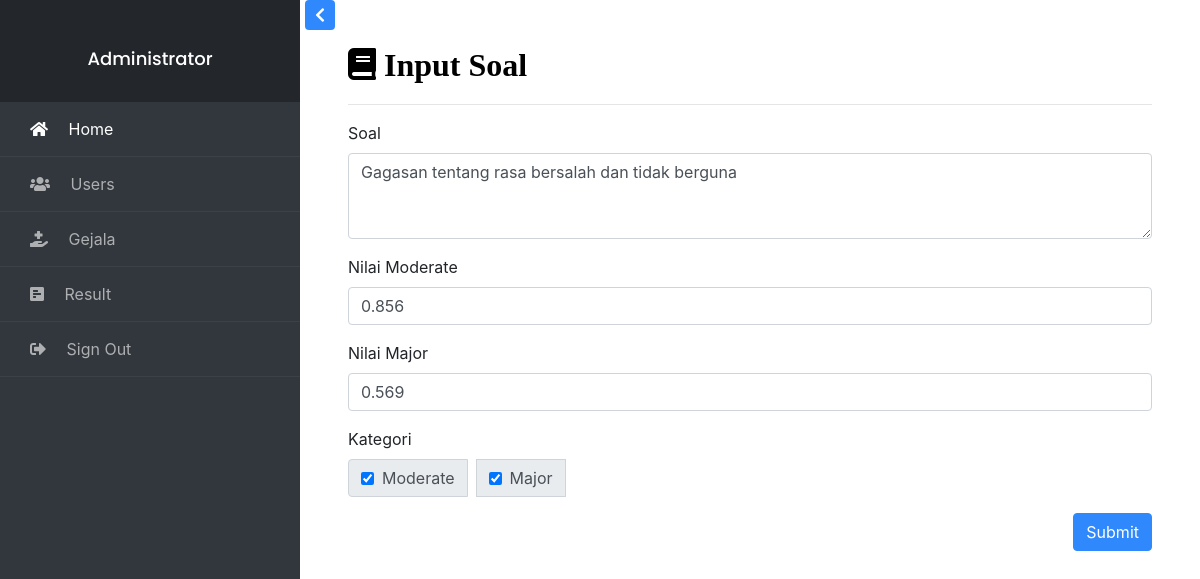
Screenshot of /Admin/editsoal.php?Soalid=2 (signed in) with the database file from the repository.
### tables this page shows
CREATE TABLE `soal` (
  `Soalid` int(11) NOT NULL,
  `Soal` text NOT NULL,
  `Nilai_H1` varchar(12) NOT NULL,
  `Nilai_H2` varchar(12) NOT NULL,
  `Moderate` int(11) NOT NULL,
  `Major` int(11) NOT NULL
);

### Admin/editsoal.php (the view, shortened to what this page needs)
<?php
require('../connected/db.php');
if (isset($_GET['Soalid'])) {
    $id = $_GET['Soalid'];
    $update = mysqli_query($conn, "SELECT * FROM soal WHERE Soalid='$id'");
    if (mysqli_num_rows($update) > 0) {
        while ($row = mysqli_fetch_array($update)) {
            $soal = $row['Soal'];
            $nilai_h1 = $row['Nilai_H1'];
            $nilai_h2 = $row['Nilai_H2'];
            $moderate = $row['Moderate'];
            $major = $row['Major'];
?>
            <!doctype html>
            <html lang="en">
            <head>
                <link rel="stylesheet" href="../assets/fontawesome/css/all.min.css">
                <link rel="stylesheet" href="assets/css/dashboard.css">
                <link rel="stylesheet" href="../assets/bootstrap-4.5.3-dist/css/bootstrap.min.css">
            </head>
            <body>
                <div class="wrapper d-flex align-items-stretch">
                    <nav id="sidebar">
                        <div class="custom-menu">
                            <button type="button" id="sidebarCollapse" class="btn btn-primary">
                            </button>
                        </div>
                        <div class="img bg-wrap text-center py-4" style="background-image: url(../../img/bg.jpg);">
                            <div class="user-logo">
                                <h3>Administrator</h3>
                            </div>
                        </div>
                        <ul class="list-unstyled components mb-5">
                            <li class="active">
                                <a href="dashboard.php"><span class="fas fa-home mr-3"></span> Home</a>
                            </li>
                            <li>
                                <a href="users.php"><span class="fas fa-users mr-3"></span> Users</a>
                            </li>
                            <li>
                                <a href="penyakit.php"><span class="fas fas fa-hand-holding-medical mr-3"></span> Gejala</a>
                            </li>
                            <li>
                                <a href="result.php"><span class="fas fa-poll-h mr-3"></span> Result</a>
                            </li>
                            <li>
                                <a href="logout.php"><span class="fas fa-sign-out-alt mr-3"></span> Sign Out</a>
                            </li>
                        </ul>
                    </nav>
                    <div id="content" class="p-4 p-md-5 pt-5">
                        <h2 class="fas fa-book"> Input Soal</h2>
                        <hr>
                        <form method="POST">
                            <div class="form-group">
                                <label for="soal">Soal</label>
                                <textarea class="form-control" id="soal" name="soal" rows="3"><?= $soal; ?></textarea>
                            </div>
                            <div class="form-group">
                                <label for="nilai">Nilai Moderate</label>
                                <input type="text" class="form-control" id="nilai_h1" name="nilai_h1" value="<?= $nilai_h1; ?>">
                            </div>
                            <div class="form-group">
                                <label for="nilai">Nilai Major</label>
                                <input type="text" class="form-control" id="nilai_h2" name="nilai_h2" value="<?= $nilai_h2; ?>">
                            </div>
                            <label for="nilai">Kategori</label>
                            <div class="input-group mb-3">
                                <div class="input-group-prepend">
                                    <div class="input-group-text">
                                        <input type="checkbox" aria-label="Checkbox for following text input" name="moderate" <?php if ($moderate == 1) {
                                                                                                                                    echo "checked";
                                                                                                                                } ?>> <span class="ml-2">Moderate</span>
                                    </div>
                                    <div class="ml-2 input-group-text">
                                        <input type="checkbox" aria-label="Checkbox for following text input" name="major" <?php if ($major == 1) {
                                                                                                                                echo "checked";
                                                                                                                            } ?>> <span class="ml-2">Major</span>
                                    </div>
                                </div>
                            </div>
                            <div class="form-group text-right">
                                <button type="submit" name="submit" class="btn btn-primary">Submit</button>
                            </div>
                    </div>
        <?php }
    }
} ?>
            </body>
            </html>

### rows the page displays
soal: soal "Gagasan tentang rasa bersalah dan tidak berguna", nilai_h1 "0.856", nilai_h2 "0.569", Moderate "☑", Major "☑"
